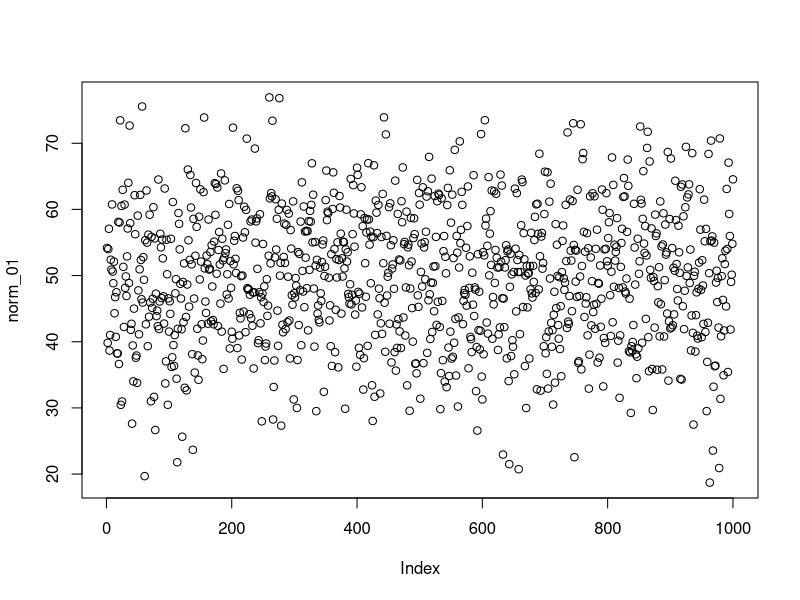
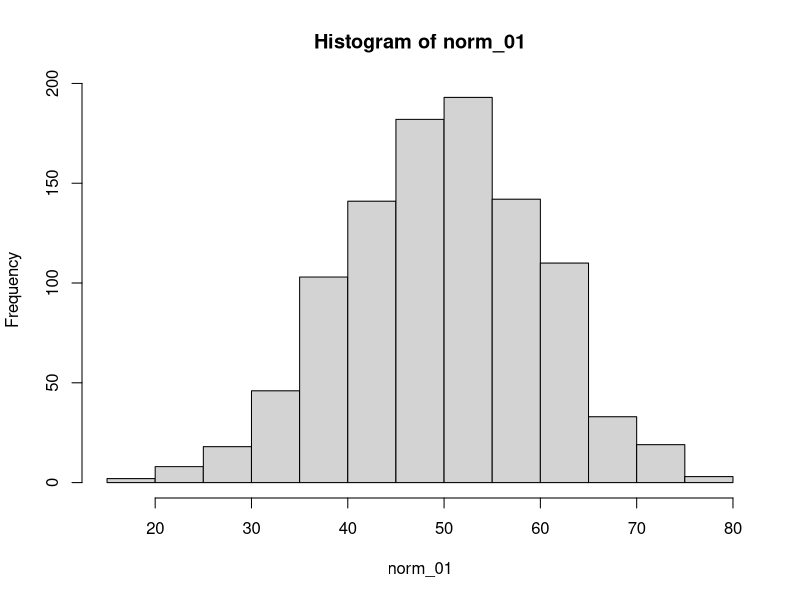
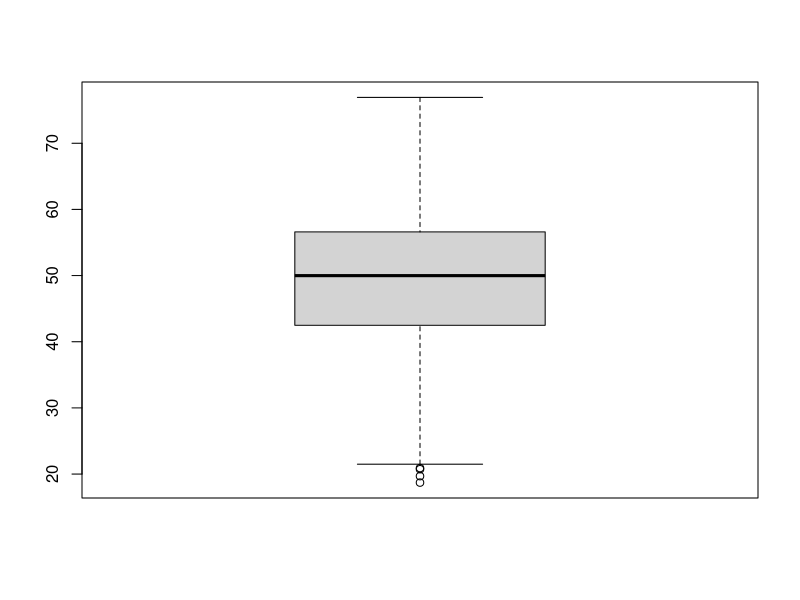
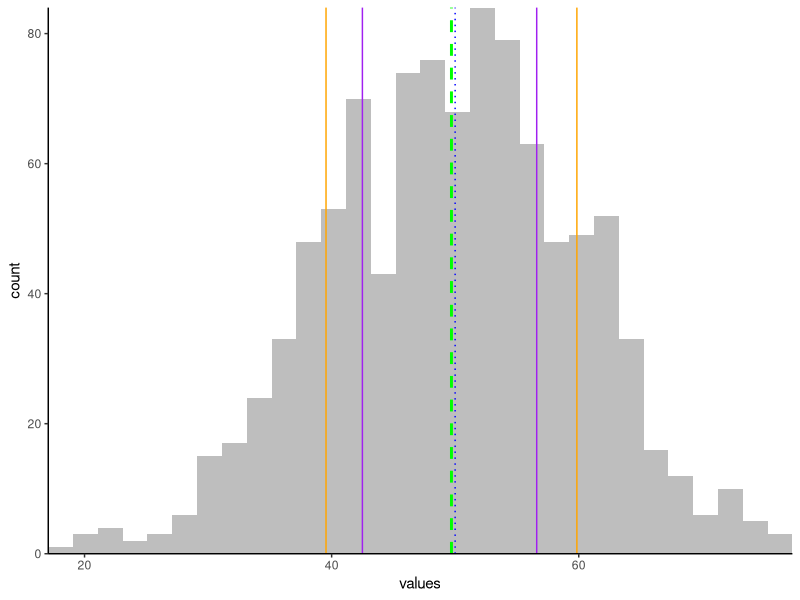
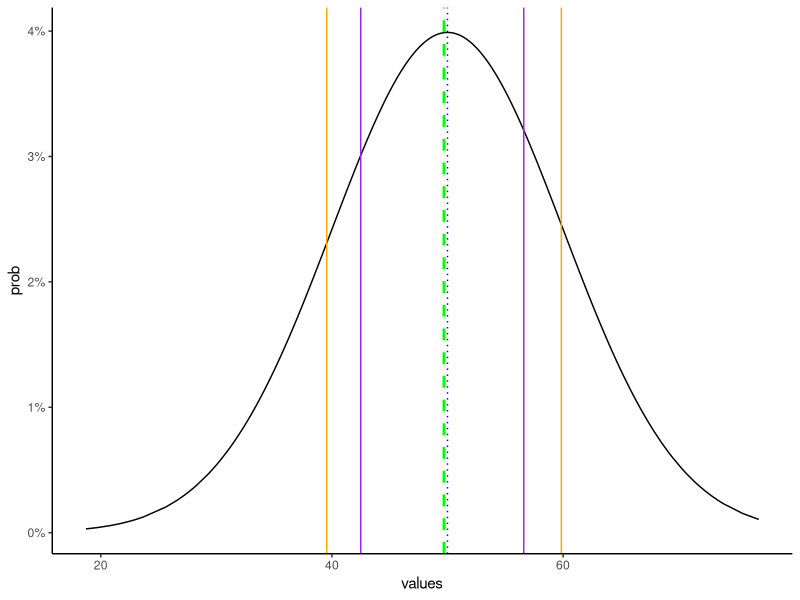
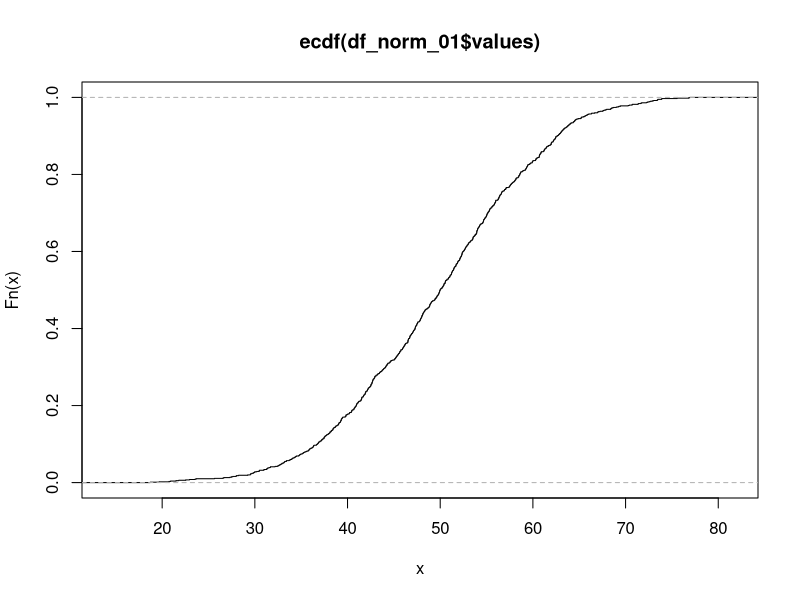
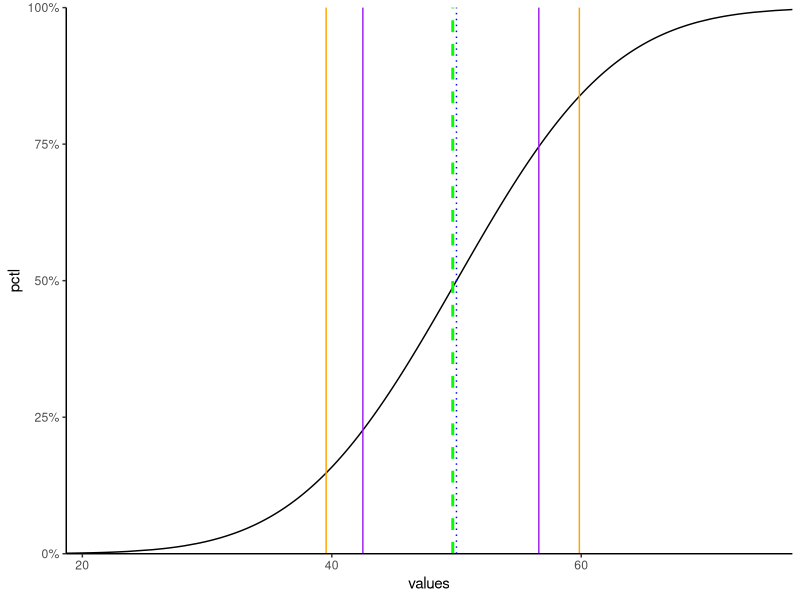
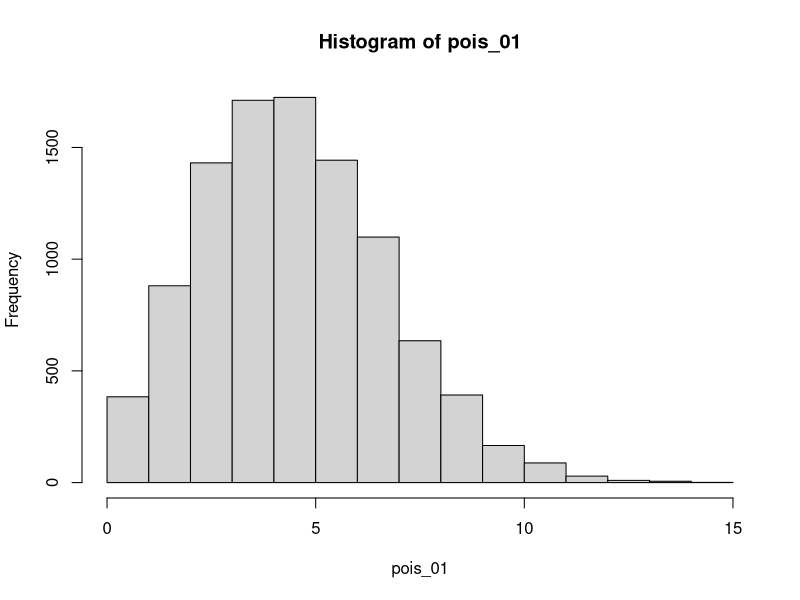

Source code (R) for these figures, in order:
## ---- chunk 1
knitr::opts_chunk$set(echo=TRUE,
                      message=FALSE,
                      warning=FALSE)

library(tidyverse)
library(lubridate)
library(scales)

## limit use of scientific notation for readability
options(scipen = 99)

## ---- chunk 2

m <- 50
std <- 10
norm_01 <- rnorm(n=1000, mean=m, sd=std)
## ---- chunk 3

plot(norm_01)
hist(norm_01)
boxplot(norm_01)

## ---- chunk 4
df_norm_01 <- data.frame(values=norm_01)

summary(df_norm_01)
print(paste0('Std dev: ', sd(df_norm_01$values)))
## ---- chunk 5

ggplot(df_norm_01, aes(x=values))+geom_histogram(fill='grey')+
  geom_vline(xintercept = mean(df_norm_01$values), color='green', linetype='dashed', size=1)+
  geom_vline(xintercept = median(df_norm_01$values), color='blue', linetype='dotted')+
  geom_vline(xintercept=quantile(df_norm_01$values, 0.25), color='purple')+
  geom_vline(xintercept = quantile(df_norm_01$values, 0.75), color='purple')+
  geom_vline(xintercept=mean(df_norm_01$values)-sd(df_norm_01$values), color='orange')+
  geom_vline(xintercept=mean(df_norm_01$values)+sd(df_norm_01$values), color='orange')+
  scale_y_continuous(expand=c(0,0))+
  scale_x_continuous(expand=c(0,0))+
  theme_classic()
## ---- chunk 6
df_norm_01 <- df_norm_01 %>% mutate(
  prob=dnorm(values, mean=m, sd=std)
)

ggplot(df_norm_01, aes(x=values, y=prob))+geom_line()+
  geom_vline(xintercept = mean(df_norm_01$values), color='green', linetype='dashed', size=1)+
  geom_vline(xintercept = median(df_norm_01$values), color='blue', linetype='dotted')+
  geom_vline(xintercept=quantile(df_norm_01$values, 0.25), color='purple')+
  geom_vline(xintercept = quantile(df_norm_01$values, 0.75), color='purple')+
  geom_vline(xintercept=mean(df_norm_01$values)-sd(df_norm_01$values), color='orange')+
  geom_vline(xintercept=mean(df_norm_01$values)+sd(df_norm_01$values), color='orange')+
  scale_y_continuous(labels=percent)+
  theme_classic()

## ---- chunk 7
plot(ecdf(df_norm_01$values))
## ---- chunk 8
df_norm_01 <- df_norm_01 %>% mutate(
  pctl = pnorm(values, mean=m, sd=std)
)

ggplot(df_norm_01, aes(x=values, y=pctl))+geom_line()+
  geom_vline(xintercept = mean(df_norm_01$values), color='green', linetype='dashed', size=1)+
  geom_vline(xintercept = median(df_norm_01$values), color='blue', linetype='dotted')+
  geom_vline(xintercept=quantile(df_norm_01$values, 0.25), color='purple')+
  geom_vline(xintercept = quantile(df_norm_01$values, 0.75), color='purple')+
  geom_vline(xintercept=mean(df_norm_01$values)-sd(df_norm_01$values), color='orange')+
  geom_vline(xintercept=mean(df_norm_01$values)+sd(df_norm_01$values), color='orange')+
  scale_x_continuous(expand=c(0,0))+
  scale_y_continuous(labels=percent, expand=c(0,0), limits=c(0,1))+
  theme_classic()

## ---- chunk 9

x <- 40
dnorm(x=x, mean=m, sd=std)

## ---- chunk 10
x <- mean(df_norm_01$values)-sd(df_norm_01$values)
pnorm(q=x, mean=m, sd=std)

## ---- chunk 11
x <- x
y <- mean(df_norm_01$values)+sd(df_norm_01$values)
p_lower <- pnorm(q=x, mean=m, sd=std)
p_upper <- pnorm(q=y, mean=m, sd=std, lower.tail=FALSE)
pxy <- 1-(p_lower+p_upper)

## ---- chunk 12
## How far is x from mean, in std devs?
x
(x-m)/std

## ---- chunk 13
## How far is 95th percentile from mean, in std devs?
## 95th percentile
pct <- 0.95
pctle <- paste0(pct*100,'th percentile')
pctle
qtle <- qnorm(p=pct, mean=m, sd=std)
qtle
paste0(round((qtle-m)/std,2), ' std devs')

## 97.5th percentile
pct <- 0.975
pctle <- paste0(pct*100,'th percentile')
pctle
qtle <- qnorm(p=pct, mean=m, sd=std)
qtle
paste0(round((qtle-m)/std,2), ' std devs')

## 99th percentile
pct <- 0.99
pctle <- paste0(pct*100,'th percentile')
pctle
qtle <- qnorm(p=pct, mean=m, sd=std)
qtle
paste0(round((qtle-m)/std,2), ' std devs')
## ---- chunk 14
nn <- 10000
lmb <- 5
pois_01 <- rpois(n=nn, lambda=lmb)
hist(pois_01)
## ---- chunk 15
xx <- c(1:max(pois_01))
lmb <- 5
pois_02 <- dpois(x=xx, lambda=lmb)
plot(pois_02)
## ---- chunk 16
nn <- 1000
lmb <- 10
wpois <- rpois(n=nn, lambda = lmb)
hist(wpois)

xx <- c(1:20)
wpois <- dpois(x=xx, lambda = lmb)
plot(wpois)
## ---- chunk 17
w1 <- 3
lmb <- 10
wdpois <- dpois(x=w1, lambda=lmb)
print(paste0("3 visits: ", wdpois*100, " percent"))

wppois <- ppois(q=w1, lambda = lmb)
print(paste0(w1, " visits or less: ", wppois*100, " percent"))

w1 <- 12
wppois <- ppois(q=w1, lambda = lmb, lower.tail=FALSE)
print(paste0("More than ",w1, " visits: ", wppois*100, " percent"))

## ---- chunk 18
vpm <- 10
df_pois <- data.frame(visits=c(1:24))
#df_pois$prob <- dpois(x=df_pois$visits, lambda=10)
df_pois <- df_pois %>% mutate(
  prob=dpois(x=visits, lambda=vpm),
  cprob=ppois(q=visits, lambda=vpm)
)

plot(df_pois$prob)
plot(df_pois$cprob)

df_pois <- df_pois %>% mutate(
  visitsd=visits*60*24
)

ggplot(df_pois, aes(x=visitsd, y=prob))+geom_line()
## ---- chunk 19
nn <- 1000
df_pois_sim <- data.frame(vpms=rpois(n=nn, lambda=vpm))
df_pois_sim <- df_pois_sim %>% mutate(
  vpd=vpms*60*24
)
ggplot(df_pois_sim, aes(x=vpms))+geom_histogram(binwidth = 1)
## set bindwidth by calc
bw <- (max(df_pois_sim$vpd)-min(df_pois_sim$vpd))/15
## plot vpd
ggplot(df_pois_sim, aes(x=vpd))+geom_histogram(binwidth=bw)
## ---- chunk 20

## function to create gamma samples and density
fGammavardens <- function(num, sh, sc){
  shsc <- paste0('gamma','-',sh,':', sc)
  cat(paste0('shape=',sh,' rate=', sc))
  datagam <- rgamma(n=1000, shape=sh, scale=sc)
  plot.hist <- hist(datagam)
  #plot.hist <- ggplot(data.frame(datagam), aes(x=datagam))+geom_histogram()
  
  datagam <- round(datagam, 3)
  datagam <- unique(datagam)
  dengam <- dgamma(datagam, shape=sh, scale=sc)
  gam <- data.frame(datagam, dengam, ksc=shsc)
  plot.dense <- plot(data=gam, dengam~datagam)
  #plot.dense <- ggplot(gam, aes(x=datagam, y=dengam))+geom_line()+theme_classic()
  
  list(plot.hist, plot.dense)
  return(gam)
}

gam_all <- data.frame()

gamsample <- fGammavardens(1000, 1, 0.5)
gam_all <- bind_rows(gam_all, gamsample)

gamsample <- fGammavardens(1000, 1, 1)
gam_all <- bind_rows(gam_all, gamsample)

gamsample <- fGammavardens(1000, 1, 2)
gam_all <- bind_rows(gam_all, gamsample)

gamsample <- fGammavardens(1000, 2, 0.5)
gam_all <- bind_rows(gam_all, gamsample)

gamsample <- fGammavardens(1000, 2, 2)
gam_all <- bind_rows(gam_all, gamsample)

gamsample <- fGammavardens(1000, 3, 0.5)
gam_all <- bind_rows(gam_all, gamsample)

gamsample <- fGammavardens(1000, 3, 1)
gam_all <- bind_rows(gam_all, gamsample)

gamsample <- fGammavardens(1000, 5, 1)
gam_all <- bind_rows(gam_all, gamsample)


gam_all <- gam_all %>% distinct(datagam, .keep_all = TRUE)
ggplot(gam_all, aes(x=datagam, y=dengam, color=ksc))+
  geom_line()

## ---- chunk 21
reps <- 5000
nexps <- 1 ## 1=full exponential; 2 highly right skewed; 20 almost normal
rate <- 0.1
set.seed(2019)
x1 <- replicate(n=reps, sum(rexp(n=nexps, rate=rate)))
## ---- chunk 22
ggplot(data.frame(x1), aes(x=x1))+
  geom_histogram(aes(y=..density..))+theme_classic()

ggplot(data.frame(x1), aes(x=x1))+
  geom_density()+theme_classic()

## ---- chunk 23
ggplot(data.frame(x1), aes(x=x1))+
  geom_histogram(aes(y=..density..))+
  stat_function(fun=function(x)dgamma(x, shape=nexps, scale=1/rate), color='red', size=1)+
  theme_classic()
## ---- chunk 24
num_sample <- 1000
sh1 <- 0.25
sh2 <- 4
ggplot(data.frame(rb=rbeta(n=num_sample, shape1=sh1, shape2 = sh2)), aes(x=rb))+geom_histogram(aes(y=..density..))+
  geom_density(color='yellow', size=1)
## ---- chunk 25
num_sample <- 1000
sh1 <- 0.25
sh2 <- 1
ggplot(data.frame(rb=rbeta(n=num_sample, shape1=sh1, shape2 = sh2)), aes(x=rb))+geom_histogram(aes(y=..density..))+
  geom_density()
## ---- chunk 26
num_sample <- 1000
sh1 <- 0.5
sh2 <- 1
ggplot(data.frame(rb=rbeta(n=num_sample, shape1=sh1, shape2 = sh2)), aes(x=rb))+geom_histogram(aes(y=..density..))+
  geom_density()
## ---- chunk 27
num_sample <- 1000
sh1 <- 0.5
sh2 <- 5
ggplot(data.frame(rb=rbeta(n=num_sample, shape1=sh1, shape2 = sh2)), aes(x=rb))+geom_histogram(aes(y=..density..))+
  geom_density()
## ---- chunk 28
num_sample <- 1000
sh1 <- 1
sh2 <- 1
ggplot(data.frame(rb=rbeta(n=num_sample, shape1=sh1, shape2 = sh2)), aes(x=rb))+geom_histogram(aes(y=..density..))+
  geom_density()
## ---- chunk 29
num_sample <- 1000
sh1 <- 1
sh2 <- 2
ggplot(data.frame(rb=rbeta(n=num_sample, shape1=sh1, shape2 = sh2)), aes(x=rb))+geom_histogram(aes(y=..density..))+
  geom_density()
## ---- chunk 30
num_sample <- 1000
sh1 <- 2
sh2 <- 1
ggplot(data.frame(rb=rbeta(n=num_sample, shape1=sh1, shape2 = sh2)), aes(x=rb))+geom_histogram(aes(y=..density..))+
  geom_density()
## ---- chunk 31
num_sample <- 1000
sh1 <- 5
sh2 <- 5
ggplot(data.frame(rb=rbeta(n=num_sample, shape1=sh1, shape2 = sh2)), aes(x=rb))+geom_histogram(aes(y=..density..))+
  geom_density()
## ---- chunk 32
num_sample <- 50000

# a test
convert <- 20
notconvert <- 100
acr <- convert/sum(convert, notconvert)

a <- rbeta(n=num_sample, shape1=convert, shape2=notconvert)
ad <- density(a)
#plot(ad)

# b test
convert <- 38
notconvert <- 110
bcr <- convert/sum(convert, notconvert)
b <- rbeta(n=num_sample, shape1=convert, shape2=notconvert)
bd <- density(b)
#plot(bd)

abd <- data.frame(ax=ad$x,
                  ay=ad$y,
                  bx=bd$x,
                  by=bd$y)

ggplot(abd)+geom_line(aes(x=ax, y=ay), color='blue')+
  geom_line(aes(x=bx, y=by), color='red')+
  scale_x_continuous(limits=c(0,1))+
  theme_classic()

## alternate approach to organizing data for display (tidy)
ad <- data.frame(test='a',
                  x=ad$x,
                  y=ad$y
                  )
bd <- data.frame(test='b',
                 x=bd$x,
                 y=bd$y)
abd <- bind_rows(ad, bd)

ggplot(abd, aes(x=x, y=y, color=test))+geom_line()+
  geom_vline(xintercept=acr, linetype='dashed')+
  geom_vline(xintercept=bcr, linetype='dashed')+
  scale_x_continuous(limits=c(0,1))+
  theme_classic()
